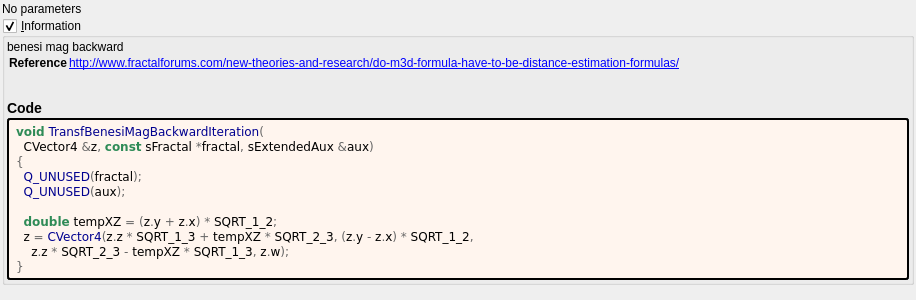
<?xml version="1.0" encoding="UTF-8"?>
<ui version="4.0">
 <class>transf_benesi_mag_backward</class>
 <widget class="QWidget" name="Form">
  <property name="geometry">
   <rect>
    <x>0</x>
    <y>0</y>
    <width>916</width>
    <height>300</height>
   </rect>
  </property>
  <property name="windowTitle">
   <string notr="true">transf_benesi_mag_backward</string>
  </property>
  <layout class="QVBoxLayout" name="verticalLayout">
   <property name="spacing">
    <number>2</number>
   </property>
   <property name="leftMargin">
    <number>2</number>
   </property>
   <property name="topMargin">
    <number>2</number>
   </property>
   <property name="rightMargin">
    <number>2</number>
   </property>
   <property name="bottomMargin">
    <number>2</number>
   </property>
   <item>
    <widget class="QLabel" name="label">
     <property name="toolTip">
      <string/>
     </property>
     <property name="text">
      <string>No parameters</string>
     </property>
    </widget>
   </item>
   <item>
    <widget class="MyGroupBox" name="groupCheck_info">
     <property name="title">
      <string>&amp;Information</string>
     </property>
     <property name="flat">
      <bool>false</bool>
     </property>
     <property name="checkable">
      <bool>true</bool>
     </property>
     <layout class="QVBoxLayout" name="verticalLayout_2">
      <property name="spacing">
       <number>2</number>
      </property>
      <property name="leftMargin">
       <number>2</number>
      </property>
      <property name="topMargin">
       <number>2</number>
      </property>
      <property name="rightMargin">
       <number>2</number>
      </property>
      <property name="bottomMargin">
       <number>2</number>
      </property>
      <item>
       <widget class="QLabel" name="label_information_general">
        <property name="text">
         <string notr="true">&lt;p&gt;benesi mag backward&lt;/p&gt;&lt;table&gt;
&lt;tr&gt;&lt;th&gt;Reference&lt;/th&gt;&lt;td&gt;&lt;a href=&quot;http://www.fractalforums.com/new-theories-and-research/do-m3d-formula-have-to-be-distance-estimation-formulas/&quot;&gt;http://www.fractalforums.com/new-theories-and-research/do-m3d-formula-have-to-be-distance-estimation-formulas/&lt;br&gt;
&lt;/td&gt;&lt;/tr&gt;
&lt;/table&gt;
&lt;h3&gt;Code&lt;/h3&gt;</string>
        </property>
        <property name="wordWrap">
         <bool>true</bool>
        </property>
        <property name="openExternalLinks">
         <bool>true</bool>
        </property>
        <property name="textInteractionFlags">
         <set>Qt::LinksAccessibleByMouse|Qt::TextSelectableByMouse</set>
        </property>
       </widget>
      </item>
      <item>
       <widget class="QLabel" name="label_code_content">
        <property name="styleSheet">
         <string notr="true">border-style: outset; border-width: 2px; border-radius: 3px; border-color: black; background-color: #fff5ee; padding: 4px;</string>
        </property>
        <property name="text">
         <string notr="true">&lt;body style=&quot;background-color:#fff5ee&quot;&gt;
&lt;pre style=&quot;color:#000000; background-color:#fff5ee;  font-family:&#039;Courier New&#039;,monospace;white-space: pre-wrap;&quot;&gt;&lt;span style=&quot;color:#2e8b57; font-weight:bold&quot;&gt;void&lt;/span&gt; &lt;span style=&quot;color:#00008f&quot;&gt;TransfBenesiMagBackwardIteration&lt;/span&gt;&lt;span style=&quot;color:#676767&quot;&gt;(&lt;/span&gt;
  CVector4 &lt;span style=&quot;color:#676767&quot;&gt;&amp;amp;&lt;/span&gt;z&lt;span style=&quot;color:#676767&quot;&gt;,&lt;/span&gt; &lt;span style=&quot;color:#2e8b57; font-weight:bold&quot;&gt;const&lt;/span&gt; sFractal &lt;span style=&quot;color:#676767&quot;&gt;*&lt;/span&gt;fractal&lt;span style=&quot;color:#676767&quot;&gt;,&lt;/span&gt; sExtendedAux &lt;span style=&quot;color:#676767&quot;&gt;&amp;amp;&lt;/span&gt;aux&lt;span style=&quot;color:#676767&quot;&gt;)&lt;/span&gt;
&lt;span style=&quot;color:#676767&quot;&gt;{&lt;/span&gt;
  &lt;span style=&quot;color:#00008f&quot;&gt;Q_UNUSED&lt;/span&gt;&lt;span style=&quot;color:#676767&quot;&gt;(&lt;/span&gt;fractal&lt;span style=&quot;color:#676767&quot;&gt;);&lt;/span&gt;
  &lt;span style=&quot;color:#00008f&quot;&gt;Q_UNUSED&lt;/span&gt;&lt;span style=&quot;color:#676767&quot;&gt;(&lt;/span&gt;aux&lt;span style=&quot;color:#676767&quot;&gt;);&lt;/span&gt;

  &lt;span style=&quot;color:#2e8b57; font-weight:bold&quot;&gt;double&lt;/span&gt; tempXZ &lt;span style=&quot;color:#676767&quot;&gt;= (&lt;/span&gt;z&lt;span style=&quot;color:#676767&quot;&gt;.&lt;/span&gt;y &lt;span style=&quot;color:#676767&quot;&gt;+&lt;/span&gt; z&lt;span style=&quot;color:#676767&quot;&gt;.&lt;/span&gt;x&lt;span style=&quot;color:#676767&quot;&gt;) *&lt;/span&gt; SQRT_1_2&lt;span style=&quot;color:#676767&quot;&gt;;&lt;/span&gt;
  z &lt;span style=&quot;color:#676767&quot;&gt;=&lt;/span&gt; &lt;span style=&quot;color:#00008f&quot;&gt;CVector4&lt;/span&gt;&lt;span style=&quot;color:#676767&quot;&gt;(&lt;/span&gt;z&lt;span style=&quot;color:#676767&quot;&gt;.&lt;/span&gt;z &lt;span style=&quot;color:#676767&quot;&gt;*&lt;/span&gt; SQRT_1_3 &lt;span style=&quot;color:#676767&quot;&gt;+&lt;/span&gt; tempXZ &lt;span style=&quot;color:#676767&quot;&gt;*&lt;/span&gt; SQRT_2_3&lt;span style=&quot;color:#676767&quot;&gt;, (&lt;/span&gt;z&lt;span style=&quot;color:#676767&quot;&gt;.&lt;/span&gt;y &lt;span style=&quot;color:#676767&quot;&gt;-&lt;/span&gt; z&lt;span style=&quot;color:#676767&quot;&gt;.&lt;/span&gt;x&lt;span style=&quot;color:#676767&quot;&gt;) *&lt;/span&gt; SQRT_1_2&lt;span style=&quot;color:#676767&quot;&gt;,&lt;/span&gt;
    z&lt;span style=&quot;color:#676767&quot;&gt;.&lt;/span&gt;z &lt;span style=&quot;color:#676767&quot;&gt;*&lt;/span&gt; SQRT_2_3 &lt;span style=&quot;color:#676767&quot;&gt;-&lt;/span&gt; tempXZ &lt;span style=&quot;color:#676767&quot;&gt;*&lt;/span&gt; SQRT_1_3&lt;span style=&quot;color:#676767&quot;&gt;,&lt;/span&gt; z&lt;span style=&quot;color:#676767&quot;&gt;.&lt;/span&gt;w&lt;span style=&quot;color:#676767&quot;&gt;);&lt;/span&gt;
&lt;span style=&quot;color:#676767&quot;&gt;}&lt;/span&gt;
&lt;/pre&gt;
&lt;/body&gt;</string>
        </property>
        <property name="wordWrap">
         <bool>true</bool>
        </property>
        <property name="openExternalLinks">
         <bool>true</bool>
        </property>
        <property name="textInteractionFlags">
         <set>Qt::LinksAccessibleByMouse|Qt::TextSelectableByMouse</set>
        </property>
       </widget>
      </item>
     </layout>
    </widget>
   </item>
   <item>
    <spacer name="verticalSpacer">
     <property name="orientation">
      <enum>Qt::Vertical</enum>
     </property>
     <property name="sizeHint" stdset="0">
      <size>
       <width>20</width>
       <height>40</height>
      </size>
     </property>
    </spacer>
   </item>
  </layout>
 </widget>
 <customwidgets>
  <customwidget>
   <class>MyGroupBox</class>
   <extends>QGroupBox</extends>
   <header>my_group_box.h</header>
   <container>1</container>
  </customwidget>
 </customwidgets>
 <tabstops>
  <tabstop>groupCheck_info</tabstop>
 </tabstops>
 <resources/>
 <connections/>
</ui>
